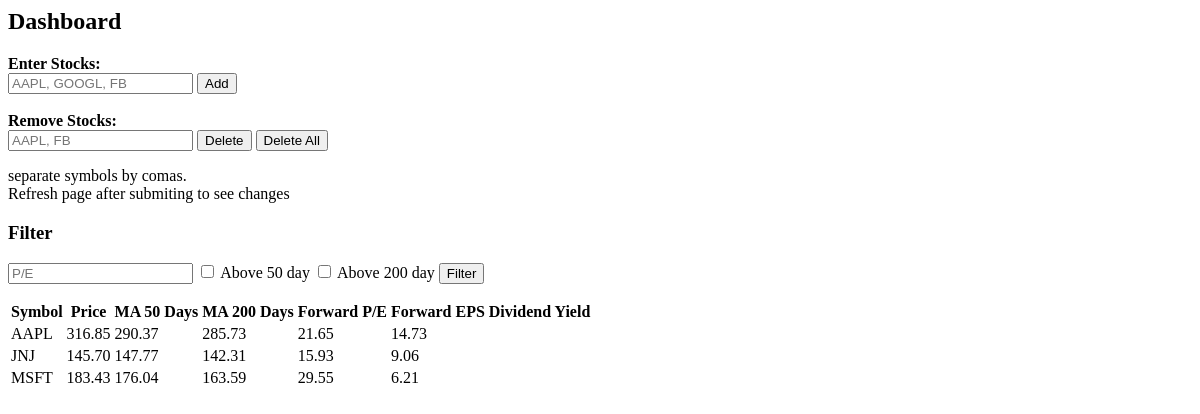
Before: / with the older database file.
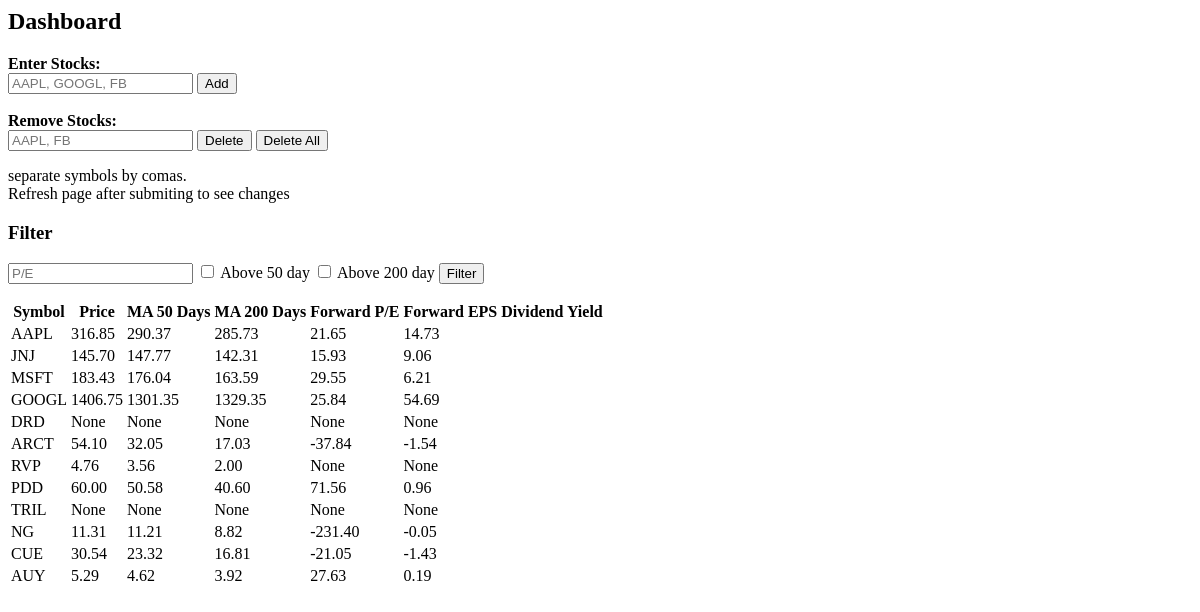
After: the same page with the newer database file.
### models.py (models this page shows)
class Stock(Base):
    __tablename__ = "stocks"
    id = Column(Integer, primary_key=True, index=True)
    symbol = Column(String, unique=True, index=True)
    price = Column(Numeric(10,2)) # 10 digits before and 2 after dec point
    forward_pe = Column(Numeric(10,2)) # be wary of floating calc errors
    forward_eps = Column(Numeric(10,2))
    ma50 = Column(Numeric(10,2))
    ma200 = Column(Numeric(10,2))

### main.py (the view)
@app.get("/")
def dashboard(request: Request, forward_pe=None, ma50=None, ma200=None , db: Session = Depends(get_db)): #note db session added
	stocks = db.query(Stock)
	if forward_pe:
		stocks = stocks.filter(Stock.forward_pe < forward_pe)
	if ma50:
		stocks = stocks.filter(Stock.price > Stock.ma50) #note Stock.ma50 not just `ma50`
	if ma200:
		stocks = stocks.filter(Stock.price > Stock.ma200)
	context = {
		"request": request,
		"stocks": stocks,
		"forward_pe": forward_pe,
		"ma50": ma50,
		"ma200": ma200
	}
	return templates.TemplateResponse("dashboard.html", context)

### templates/dashboard.html (shortened to what this page needs)
{% extends "layout.html" %}
{% block content %}
<div>
	<b>Enter Stocks: </b> <br/>
	<input type="text" id="symbols" placeholder="AAPL, GOOGL, FB">
	<input type="button" onclick="add_to_db()" value="Add">
	<br/> <br/> <b>Remove Stocks: </b> <br />
	<input type="text" id="delSymbols" placeholder="AAPL, FB">
	<input type="button" onclick="delete_from_db()" value="Delete">
	<input type="button" onclick="delete_all()" value="Delete All">
	<p id="result">separate symbols by comas. <br/>Refresh page after submiting to see changes</p>
</div>
<div>
	<h3> Filter </h3>
	<form>
	<input type="text" name="forward_pe" placeholder="P/E" {% if forward_pe %} value={{forward_pe}} {% endif %} />
	<input type="checkbox" name="ma50" {% if ma50 %} checked {% endif %}> <label> Above 50 day </label>
	<input type="checkbox" name="ma200" {% if ma200 %} checked {% endif %}> <label> Above 200 day </label>
	<input type="submit" value="Filter">
	</form>
</div>
<div>
	<table>
		<thead>
			<tr>
				<th>Symbol</th>
				<th>Price</th>
				<th>MA 50 Days</th>
				<th>MA 200 Days</th>
				<th>Forward P/E</th>
				<th>Forward EPS</th>
				<th>Dividend Yield</th>
			</tr>
		</thead>
		<tbody>
			{% for record_col in stocks %}
			<tr>
				<td>{{ record_col.symbol }}</td>
				<td>{{ record_col.price }}</td>
				<td>{{ record_col.ma50 }}</td>
				<td>{{ record_col.ma200 }}</td>
				<td>{{ record_col.forward_pe }}</td>
				<td>{{ record_col.forward_eps }}</td>
				<td>{{ record_col.dividend_yield }}</td>
			</tr>
			{% endfor %}
		</tbody>
	</table>
</div>
{% endblock %}

### templates/layout.html (shortened to what this page needs)
<html>
	<head>
	<head>
	<body>
		<h2> Dashboard </h2>
		{% block content %}
		{% endblock %}
	</body>
</html>

Changed rows visible on the page:
added Stock: symbol "GOOGL", price "1406.75", ma50 "1301.35", ma200 "1329.35", forward_pe "25.84", forward_eps "54.69"
added Stock: symbol "DRD", price "None", ma50 "None", ma200 "None", forward_pe "None", forward_eps "None"
added Stock: symbol "ARCT", price "54.10", ma50 "32.05", ma200 "17.03", forward_pe "-37.84", forward_eps "-1.54"
added Stock: symbol "RVP", price "4.76", ma50 "3.56", ma200 "2.00", forward_pe "None", forward_eps "None"
added Stock: symbol "PDD", price "60.00", ma50 "50.58", ma200 "40.60", forward_pe "71.56", forward_eps "0.96"
added Stock: symbol "TRIL", price "None", ma50 "None", ma200 "None", forward_pe "None", forward_eps "None"
added Stock: symbol "NG", price "11.31", ma50 "11.21", ma200 "8.82", forward_pe "-231.40", forward_eps "-0.05"
added Stock: symbol "CUE", price "30.54", ma50 "23.32", ma200 "16.81", forward_pe "-21.05", forward_eps "-1.43"
added Stock: symbol "AUY", price "5.29", ma50 "4.62", ma200 "3.92", forward_pe "27.63", forward_eps "0.19"
